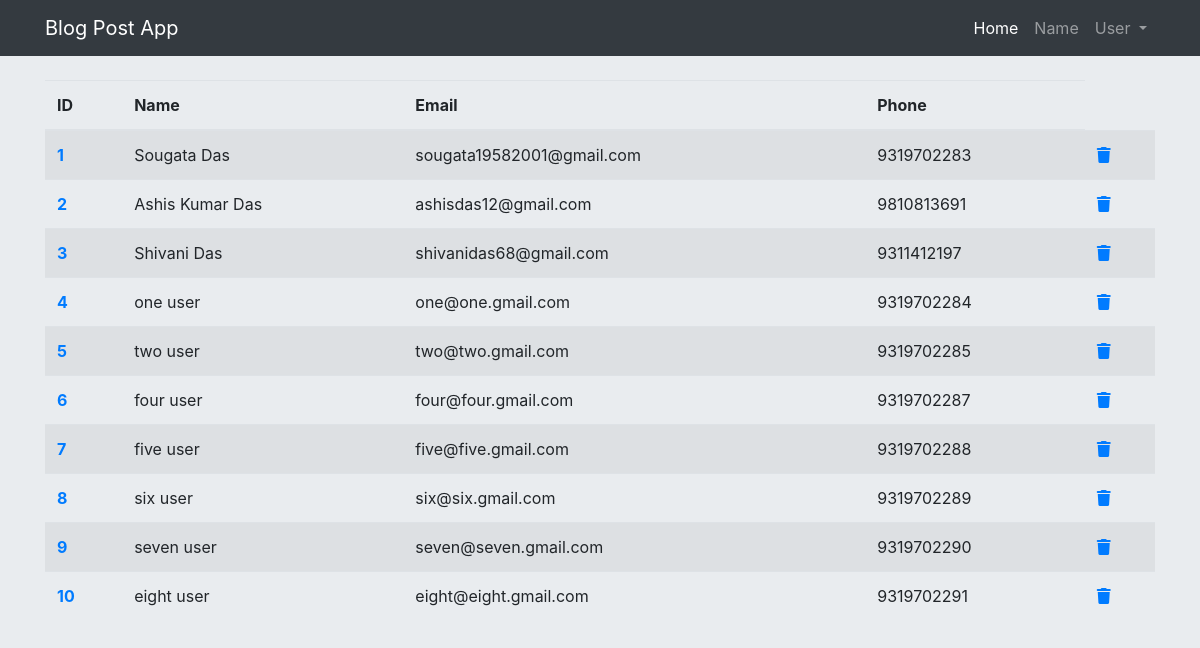
/show_users, run on the app's committed database.
### app.py (models this page shows, shortened)
class User(db.Model):
    __tablename__ = 'users'
    id = db.Column(db.Integer, primary_key=True)
    name = db.Column(db.String(100), nullable=False)
    email = db.Column(db.String(120), nullable=False, unique=True)
    phone = db.Column(db.String(20))
    date_added = db.Column(
        db.DateTime, default=datetime.now())

### app.py (the view)
@app.route('/show_users')
def show_users():
    users = User.query.order_by(User.date_added)
    return render_template('show_users.html', users=users)

### templates/show_users.html
{% extends "base.html" %}
{% block content %}
<table class="user-list table table-striped">
  <thead>
    <tr>
      <th scope="col">ID</th>
      <th scope="col">Name</th>
      <th scope="col">Email</th>
      <th scope="col">Phone</th>
    </tr>
  </thead>
  <tbody>
    {% for user in users %}
    <tr>
      <th scope="row"> <a href="{{ url_for('update', id=user.id) }}">{{ user.id }}</a></th>
      <td>{{ user.name }}</td>
      <td>{{ user.email }}</td>
      <td>{{ user.phone }}</td>
      <td><a href="{{ url_for('delete', id=user.id ) }}"><i class="fa-solid fa-trash"></i></a></td>
    </tr>
    {% endfor %}
  </tbody>
</table>
{% endblock %}

### templates/base.html (shortened to what this page needs)
<!DOCTYPE html>
<html lang="en">
<head>
  <link rel="stylesheet" href="https://cdn.jsdelivr.net/npm/bootstrap@4.0.0/dist/css/bootstrap.min.css">
  <link rel="stylesheet" href="../static/styles/styles.css">
</head>
<body>
  <nav class="navbar navbar-expand-lg navbar-dark bg-dark">
    <div class="container">
      <a class="navbar-brand" href="{{ url_for('index') }}">Blog Post App</a>
      <div class="collapse navbar-collapse" id="navbarSupportedContent">
        <ul class="navbar-nav ml-auto">
          <li class="nav-item active">
            <a class="nav-link" href="{{ url_for('index') }}">Home <span class="sr-only">(current)</span></a>
          </li>
          <li class="nav-item">
            <a class="nav-link" href="{{ url_for('name') }}">Name</a>
          </li>
          <li class="nav-item dropdown">
            <a class="nav-link dropdown-toggle" href="#" id="navbarDropdown" role="button" data-toggle="dropdown" aria-haspopup="true" aria-expanded="false">
              User
            </a>
          </li>
        </ul>
      </div>
    </div>
  </nav>
  <div class="container">
    <br>
    {% block content %}
    {% endblock %}
  </div>
</body>
</html>

### static/styles/styles.css (style rules this page uses)
body { background-color: #e9ecef; }

### data on the page
User: id "1", name "Sougata Das", email "sougata19582001@gmail.com", phone "9319702283"
User: id "2", name "Ashis Kumar Das", email "ashisdas12@gmail.com", phone "9810813691"
User: id "3", name "Shivani Das", email "shivanidas68@gmail.com", phone "9311412197"
User: id "4", name "one user", email "one@one.gmail.com", phone "9319702284"
User: id "5", name "two user", email "two@two.gmail.com", phone "9319702285"
User: id "6", name "four user", email "four@four.gmail.com", phone "9319702287"
User: id "7", name "five user", email "five@five.gmail.com", phone "9319702288"
User: id "8", name "six user", email "six@six.gmail.com", phone "9319702289"
User: id "9", name "seven user", email "seven@seven.gmail.com", phone "9319702290"
User: id "10", name "eight user", email "eight@eight.gmail.com", phone "9319702291"
